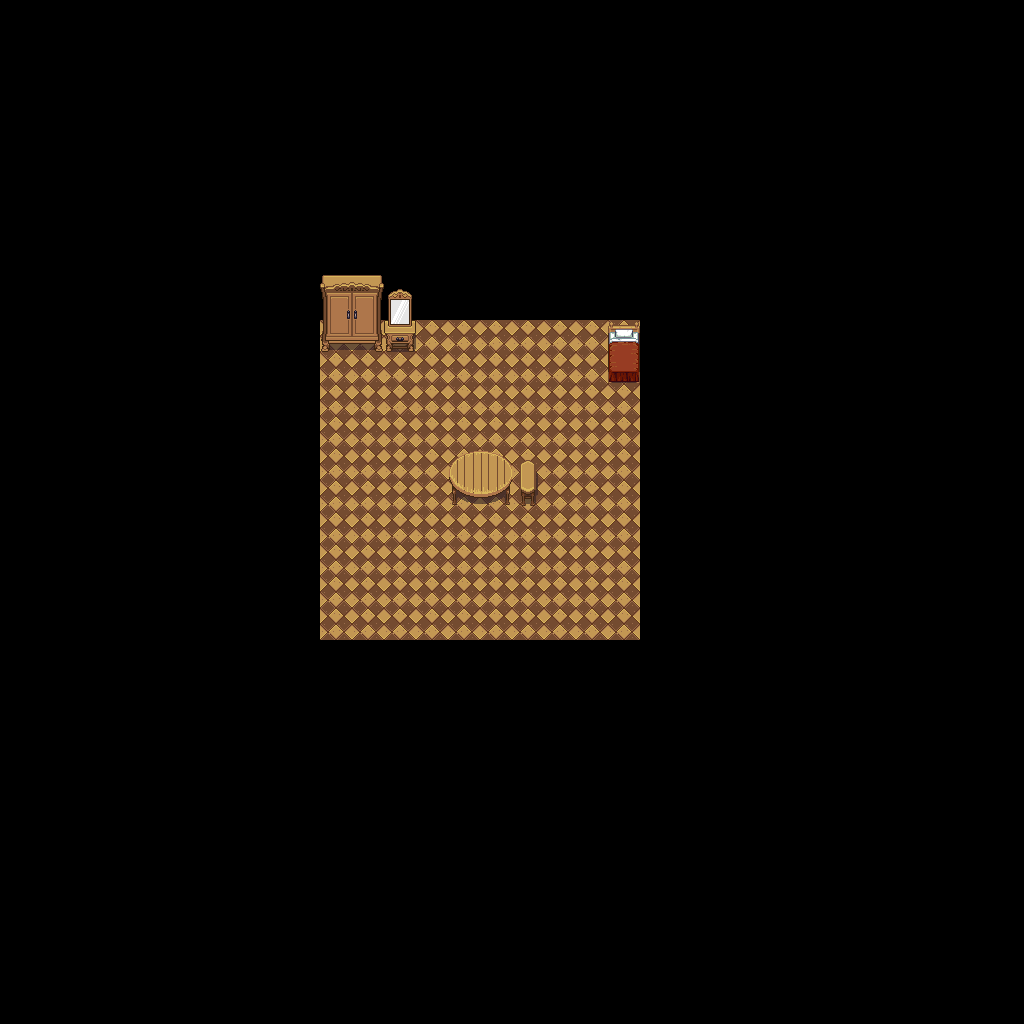

A level layout from a 2D game, rendered from its tile map. Below: a short description, then the map file with tile-grid data replaced by summaries:
An orthogonal 32x32 tile map with 32x32 px tiles, 3 tile layers (Ground, Background, Decoration), 2 tilesets and 10 objects (7x Collisions, Player, House_out, Sleep).

<map version="1.10" tiledversion="1.12.0" orientation="orthogonal" renderorder="right-down" width="32" height="32" tilewidth="32" tileheight="32" infinite="0" nextlayerid="10" nextobjectid="16">
 <tileset firstgid="1" name="blonde-wood" tilewidth="32" tileheight="32" tilecount="512" columns="16">
  <image source="../textures/Tilesets/blonde-wood.png" width="512" height="1024" />
 </tileset>
 <tileset firstgid="513" name="bricks" tilewidth="32" tileheight="32" tilecount="2048" columns="32">
  <image source="../textures/Tilesets/bricks.png" width="1024" height="2048" />
 </tileset>
 <layer id="1" name="Ground" width="32" height="32">
  <data>[1024 cells, 100 non-empty, 1 distinct tile ids]</data>
 </layer>
 <layer id="3" name="Background" width="32" height="32">
  <data>[1024 cells, 0 non-empty, 0 distinct tile ids]</data>
 </layer>
 <objectgroup id="7" name="Player" class="Player">
  <object id="5" type="Player" x="463" y="554" width="32" height="31" />
 </objectgroup>
 <objectgroup id="9" name="House_out">
  <object id="11" type="House_out" x="319" y="594" width="320" height="45">
   <properties>
    <property name="targetMap" value="Main_level.tmx" />
    <property name="targetX" type="float" value="1900" />
    <property name="targetY" type="float" value="900" />
   </properties>
  </object>
 </objectgroup>
 <objectgroup id="4" name="Collisions" class="Collisions">
  <object id="2" type="Collisions" x="320" y="271" width="95" height="80" />
  <object id="3" type="Collisions" x="447" y="449" width="92" height="59" />
  <object id="4" type="Collisions" x="608" y="320" width="32" height="63" />
  <object id="7" type="Collisions" x="415" y="312" width="225" height="8" />
  <object id="9" type="Collisions" x="300" y="640" width="340" height="8" />
  <object id="12" type="Collisions" x="312" y="318" width="8" height="322" />
  <object id="13" type="Collisions" x="640" y="320" width="8" height="320" />
 </objectgroup>
 <objectgroup id="8" name="Sleep">
  <object id="6" type="Sleep" x="604" y="320" width="36" height="68" />
 </objectgroup>
 <layer id="2" name="Decoration" width="32" height="32">
  <data>[1024 cells, 16 non-empty, 16 distinct tile ids]</data>
 </layer>
</map>
